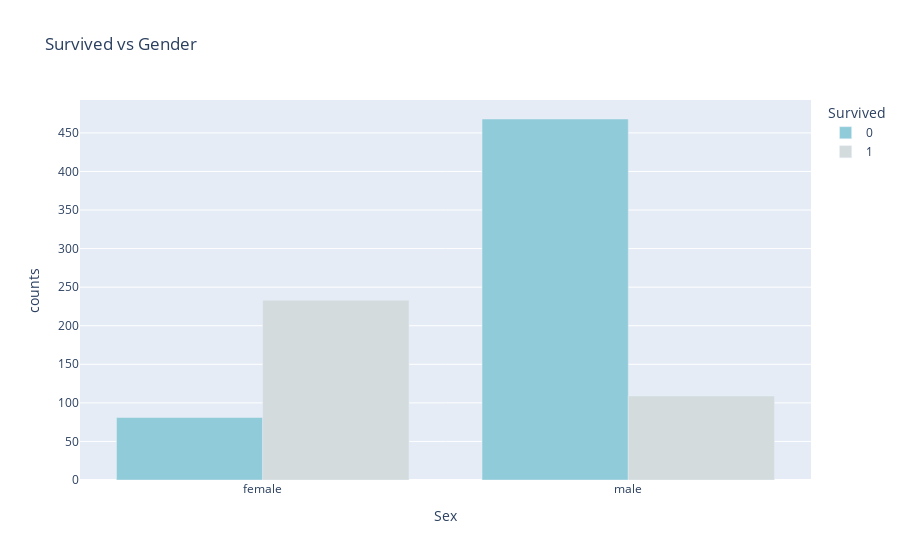

The code cell stored with this chart in its notebook:
### Code cell
import plotly.express as px

df = data.groupby(by=["Survived", "Sex"]).size().reset_index(name="counts")
px.bar(data_frame=df, x="Sex", y="counts", color="Survived", barmode="group",color_discrete_sequence =['#8FCBD8','#D3DBDD'],title="Survived vs Gender")

### Figure 1 — Plotly figure (JSON) as saved in the notebook; plotly's stock layout.template omitted (floating-point values rounded to 4 significant figures)
{"data": [{"alignmentgroup": "True", "hovertemplate": "Survived=0<br>Sex=%{x}<br>counts=%{y}<extra></extra>", "legendgroup": "0", "marker": {"color": "#8FCBD8", "pattern": {"shape": ""}}, "name": "0", "offsetgroup": "0", "orientation": "v", "showlegend": true, "textposition": "auto", "type": "bar", "x": ["female", "male"], "xaxis": "x", "y": [81, 468], "yaxis": "y"}, {"alignmentgroup": "True", "hovertemplate": "Survived=1<br>Sex=%{x}<br>counts=%{y}<extra></extra>", "legendgroup": "1", "marker": {"color": "#D3DBDD", "pattern": {"shape": ""}}, "name": "1", "offsetgroup": "1", "orientation": "v", "showlegend": true, "textposition": "auto", "type": "bar", "x": ["female", "male"], "xaxis": "x", "y": [233, 109], "yaxis": "y"}], "layout": {"barmode": "group", "legend": {"title": {"text": "Survived"}, "tracegroupgap": 0}, "title": {"text": "Survived vs Gender"}, "xaxis": {"anchor": "y", "domain": [0, 1], "title": {"text": "Sex"}}, "yaxis": {"anchor": "x", "domain": [0, 1], "title": {"text": "counts"}}}}
